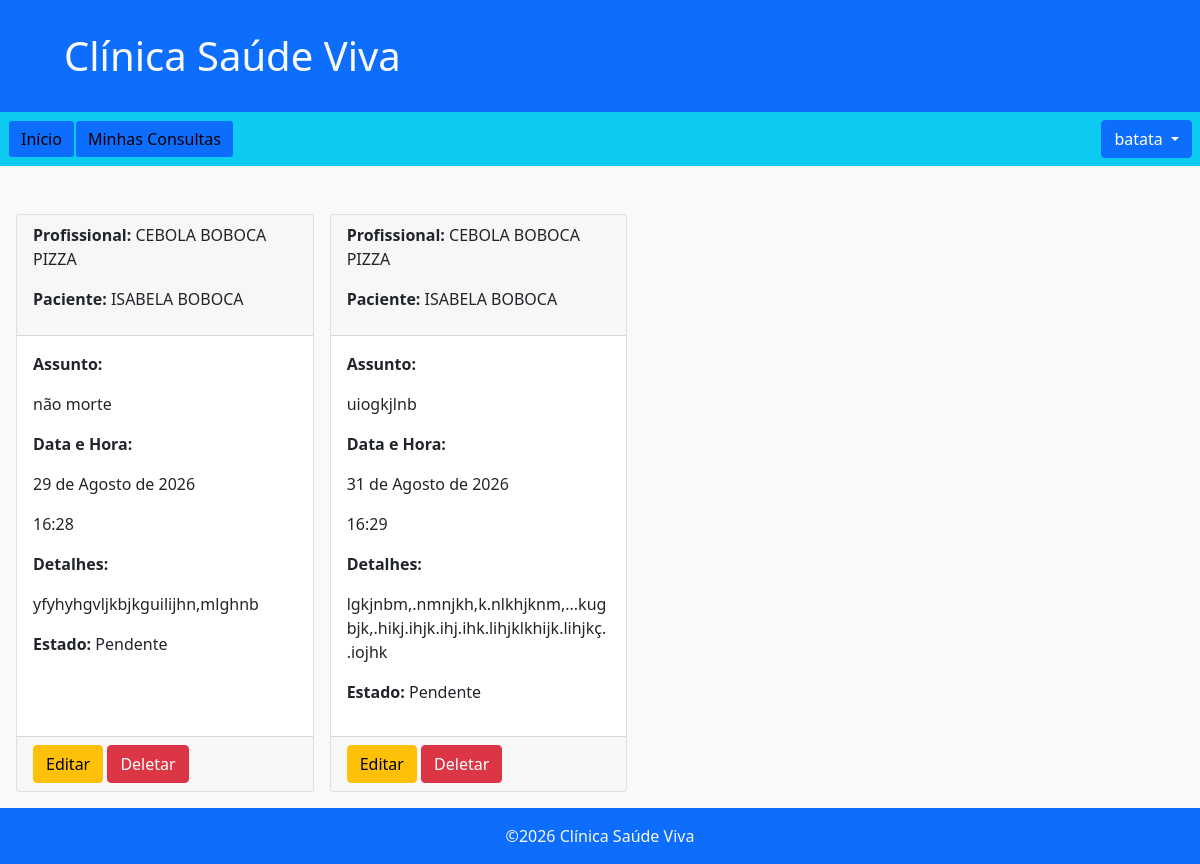
Before: /appointments/list/ (signed in) with the older database file.
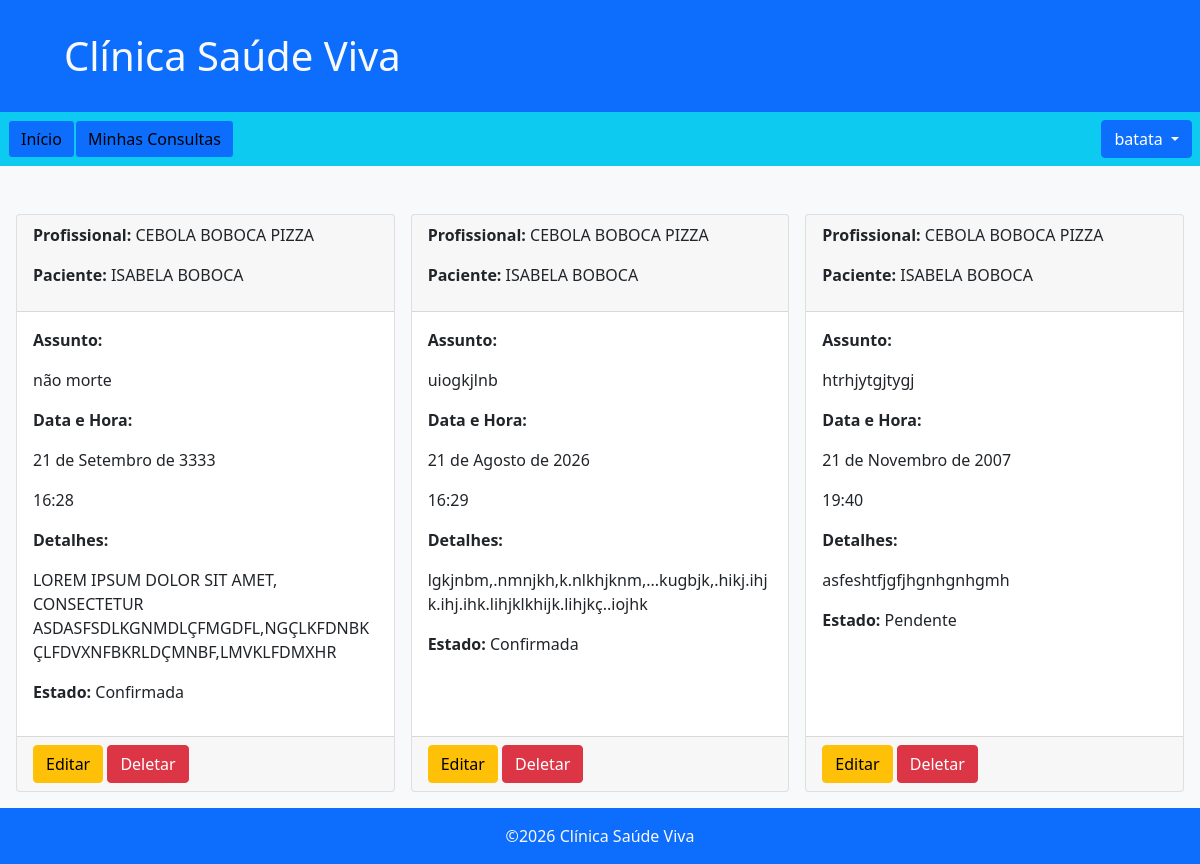
After: the same page with the newer database file.
### appointments/models.py (models this page shows, shortened)
class Appointment(models.Model):
    class Status(models.TextChoices):
        PENDING   = 'PENDING'   , 'Pendente'
        CONFIRMED = 'CONFIRMED' , 'Confirmada'
        CANCELLED = 'CANCELLED' , 'Cancelada'
    patient      = models.ForeignKey(
        Patient, on_delete=models.CASCADE,
        verbose_name='Paciente', related_name='appointments'
    )
    professional = models.ForeignKey(
        Professional, on_delete=models.CASCADE,
        verbose_name='Paciente', related_name='appointments'
    )
    date = models.DateField(verbose_name='Data')
    time = models.TimeField(verbose_name='Hora')
    subject = models.CharField(max_length=40 , verbose_name='Assunto')
    details = models.TextField(max_length=300, verbose_name='Detalhes')
    status  = models.CharField(
        max_length=10,
        choices = Status,
        default = Status.PENDING
    )
    created_at = models.DateTimeField(auto_now_add=True, verbose_name='Criada em')
    updated_at = models.DateTimeField(auto_now    =True, verbose_name='Atualizada em')
    class Meta:
        verbose_name        = 'Consulta'
        verbose_name_plural = 'Consultas'

### users/models.py (models this page shows, shortened)
class Professional(models.Model):
    name      = models.CharField(max_length=20, verbose_name='Nome')
    full_name = models.CharField(max_length=80, verbose_name='Nome Completo')
    phone     = models.CharField(max_length= 9, verbose_name='Telefone')
    user           = models.OneToOneField(User,
        verbose_name='Usuário',
        related_name='professional',
        on_delete=models.CASCADE,
        )
    qualifications = models.ManyToManyField(Qualification,
        through='ProfessionalQualification',
        verbose_name='Qualificações',
        related_name='professional',
        )
    objects = ProfessionalManager()
    class Meta:
        verbose_name        = 'Profissional'
        verbose_name_plural = 'Profissionais'

class Patient(models.Model):
    name      = models.CharField(max_length=20, verbose_name='Nome')
    full_name = models.CharField(max_length=80, verbose_name='Nome Completo')
    phone     = models.CharField(max_length= 9, verbose_name='Telefone')
    user      = models.OneToOneField(User, on_delete=models.CASCADE, verbose_name='Usuário')
    objects   = PatientManager()
    class Meta:
        verbose_name        = 'Paciente'
        verbose_name_plural = 'Pacientes'

### appointments/views.py (the view)
# urls.py: path('list/'         , views.list_view       , name='list'   ),
@login_required
def list_view(request):
    context = dict()
    if request.user.is_staff:
        return render(request, 'list.html', {'appointments':Appointment.objects.all()})
    else:
        return redirect('appointments:my_list')

### appointments/templates/list.html (shortened to what this page needs)
{% extends 'base.html' %}
{% block content %}
    <div class="mt-3 d-flex flex-row gap-4 align-items-center">
        <div class="appointments">
        {% for appointment in appointments %}
            <div class="card mt-3">
                {% if user.is_staff %}
                <div class="card-header">
                    <p><strong>Profissional:</strong> {{appointment.professional.full_name}}</p>
                    <p><strong>Paciente:</strong> {{appointment.patient.full_name}}</p>
                </div>
                {% elif is_professional %}
                <div class="card-header">
                    <strong>{{appointment.patient.full_name}}</strong>
                </div>
                {% endif %}
                <div class="card-body">
                    <p><strong>Assunto:</strong></p>
                    <p>{{appointment.subject}}</p>
                    <p><strong>Data e Hora:</strong></p>
                    <p>{{appointment.date}}</p>
                    <p>{{appointment.time}}</p>
                    <p><strong>Detalhes:</strong></p>
                    <p>{{appointment.details}}</p>
                    <p><strong>Estado:</strong> {{ appointment.get_status_display }}</p>
                </div>
                {% if user.is_staff %}
                <div class="card-footer">
                    <a href="{% url 'appointments:edit' id=appointment.id %}"
                    class="btn btn-warning">Editar</a>
                    <a href="{% url 'appointments:delete' id=appointment.id %}"
                    class="btn btn-danger">Deletar</a>
                </div>
                {% endif %}
            </div>
        {% empty %}
            <h3>Nenhuma Consulta Agendada</h3>
        {% endfor %}
        </div>
    </div>
{% endblock content %}

### .templates/base.html (shortened to what this page needs)
<!DOCTYPE html>
<html lang="pt-br">
<head>
    <link href="https://cdn.jsdelivr.net/npm/bootstrap@5.0.2/dist/css/bootstrap.min.css" rel="stylesheet">
</head>
<body class="min-vh-100 d-flex flex-column">
    <header class="container-fluid bg-primary text-light p-3">
        <a href="{% url 'home' %}">
            <h1 class="ms-5 m-3 text-decoration-none text-light">Clínica Saúde Viva</h1>
        </a>
    </header>
    <nav class="container-fluid d-flex flex-row p-2 bg-info">
        <a class="btn btn-info bg-primary" href="{% url 'home' %}">Início</a>
        {% if user.is_authenticated %}
        <a class="btn btn-info bg-primary" href="{% url 'appointments:my_list' %}">Minhas Consultas</a>
        <div class="dropdown ms-auto">
            <button class="btn btn-primary dropdown-toggle" data-bs-toggle="dropdown">
                {% if user.patient %}
                    {{user.patient.name}}
                {% elif user.professional %}
                    {{user.professional.name}}
                {% else %}
                    {{user.username}}
                {% endif %}
            </button>
        </div>
        {% else %}
        <div class="ms-auto">
            <a class="btn btn-info bg-primary" href="{% url 'users:register' %}">Registrar-se</a>
            <a class="btn btn-info bg-primary" href="{% url 'users:login' %}">Login</a>
        </div>
        {% endif %}
    </nav>
    <main class="container-fluid bg-light flex-grow-1 p-3">
        {% block content %}
        {% endblock content %}
    </main>
    <footer class="container-fluid bg-primary text-light p-3 d-flex flex-row justify-content-center">
        <span>&copy;2026 Clínica Saúde Viva</span>
    </footer>
</body>
</html>

### appointments/templates/list.html (style rules this page uses)
.appointments { display: flex; flex-wrap: wrap; gap: 1rem; }
.appointments .card { flex: 0 0 calc((100% - 2rem) / 3); }

Changed rows visible on the page:
changed Appointment "não morte": date "29 de Agosto de 2026" → "21 de Setembro de 3333"; details "yfyhyhgvljkbjkguilijhn,mlghnb" → "LOREM IPSUM DOLOR SIT AMET, CONSECTETUR ASDASFSDLKGNMDLÇFMGDFL,NGÇLKFDNBKÇLFDVXNFBKRLDÇMNBF,LMVKLFDMXHR"; status "Pendente" → "Confirmada"
changed Appointment "uiogkjlnb": date "31 de Agosto de 2026" → "21 de Agosto de 2026"; status "Pendente" → "Confirmada"
added Appointment: professional.full_name "CEBOLA BOBOCA PIZZA", patient.full_name "ISABELA BOBOCA", subject "htrhjytgjtygj", date "21 de Novembro de 2007", time "19:40", details "asfeshtfjgfjhgnhgnhgmh", status "Pendente"
